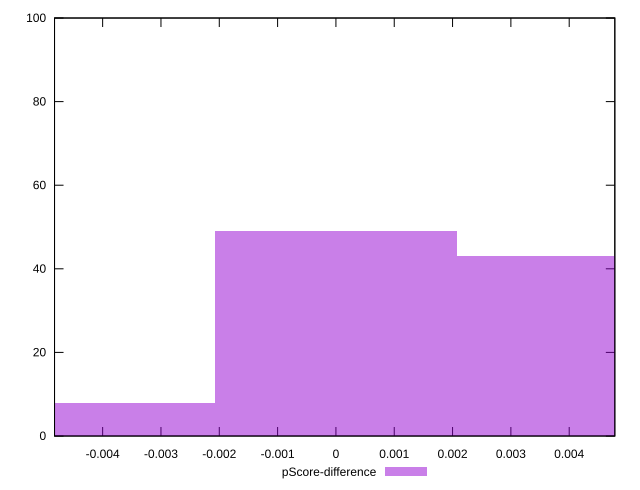

The gnuplot source for this figure:
reset

$pScoreDifference <<EOF
0 49
0.004160485241605572 43
-0.004160485241605572 8
EOF

set key outside below
set boxwidth 0.004160485241605572
set xrange [-0.004824870209742788:0.004782265827883228]
set yrange [0:100]
set trange [0:100]
set style fill transparent solid 0.5 noborder
set terminal svg size 640, 490 enhanced background rgb 'white'
set output "reports/report_00033_2021-03-01T14-23-16.841Z/interactive/samples/astro/pScore-difference/histogram.svg"

plot $pScoreDifference title "pScore-difference" with boxes

reset
